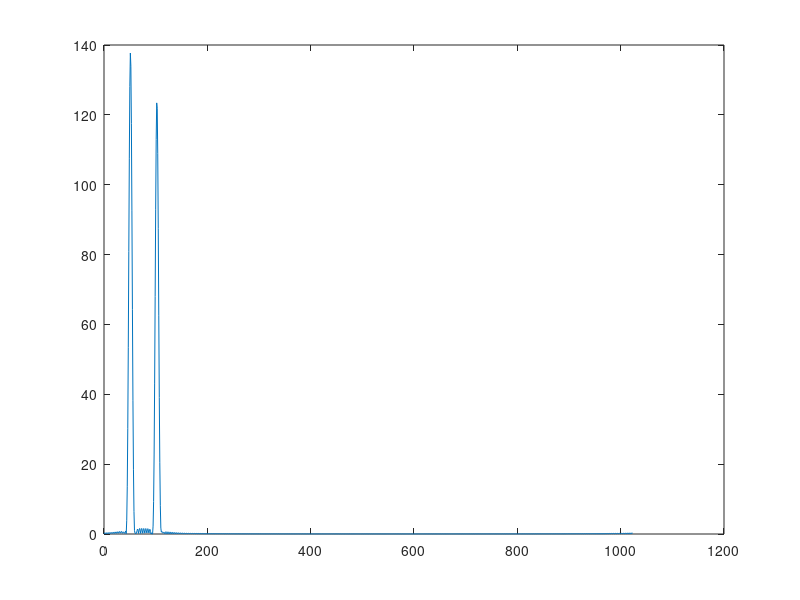
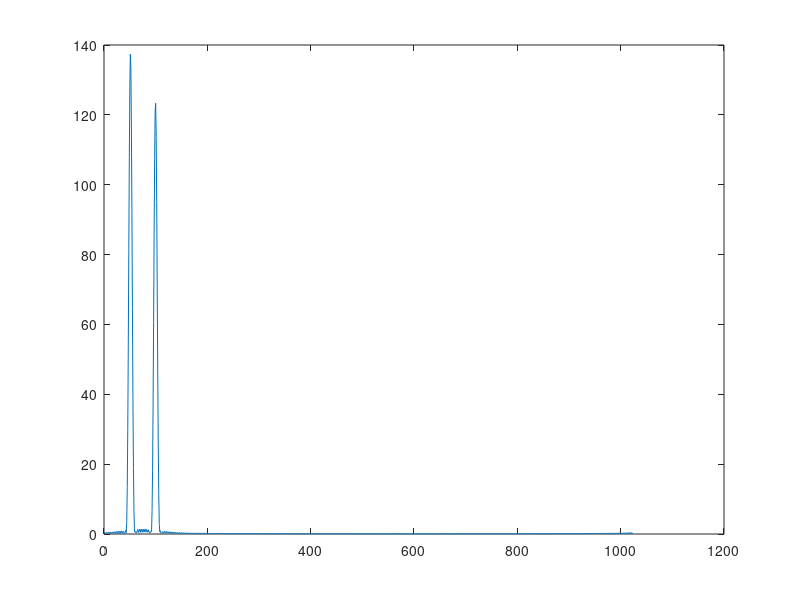
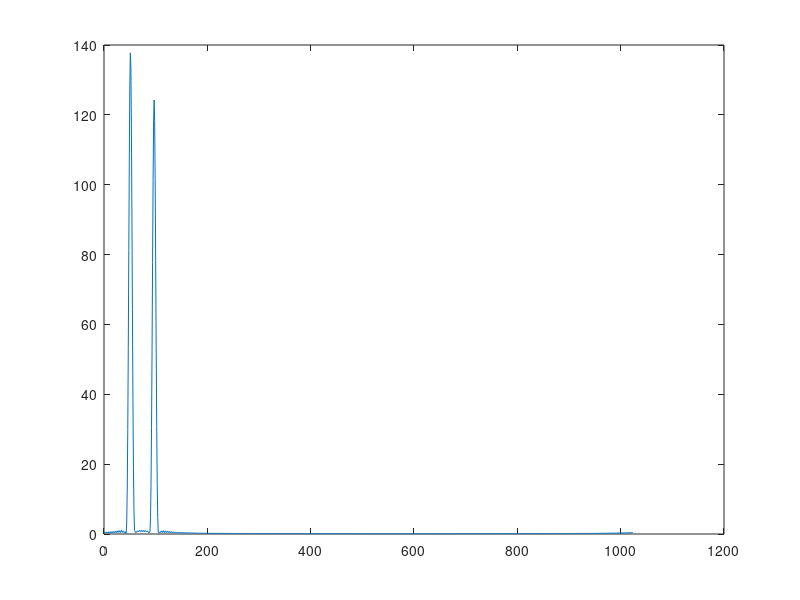
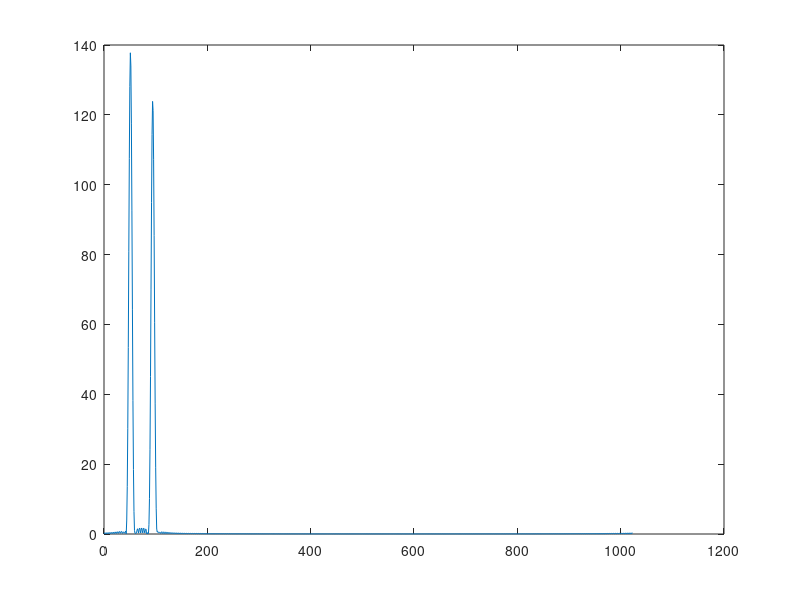

Reproduce these figures in MATLAB, in order.
%to ask3c ypologizei ton DFT toy shmatos y[n]=w[n].*(x1[n]+x2[n])
%gia diafores times ths syxnothtas w2    alla gia N=1024(deigmata DFT)
f1 = rand;
f2 = rand;
N=1024;
x=linspace(0,255,256);
w1=pi/10;
wh=hamming(256);
wh=wh' ;
w2 = linspace(pi/5,pi/10,20);%allazoume thn w2 me mikro vhma
x1=1.* exp(1i.*(w1.*x +f1));
for n=1:20
x2=-0.9 .* exp(1i.*(w2(n).*x +f2));
y=wh.*((x1)+(x2));%ypologismos toy shmatos y[n]=w[n].*(x1[n]+x2[n])
H=fft(y,N);
H=abs(H);
W=linspace(0,N-1,N);
figure
plot(W,H)
end